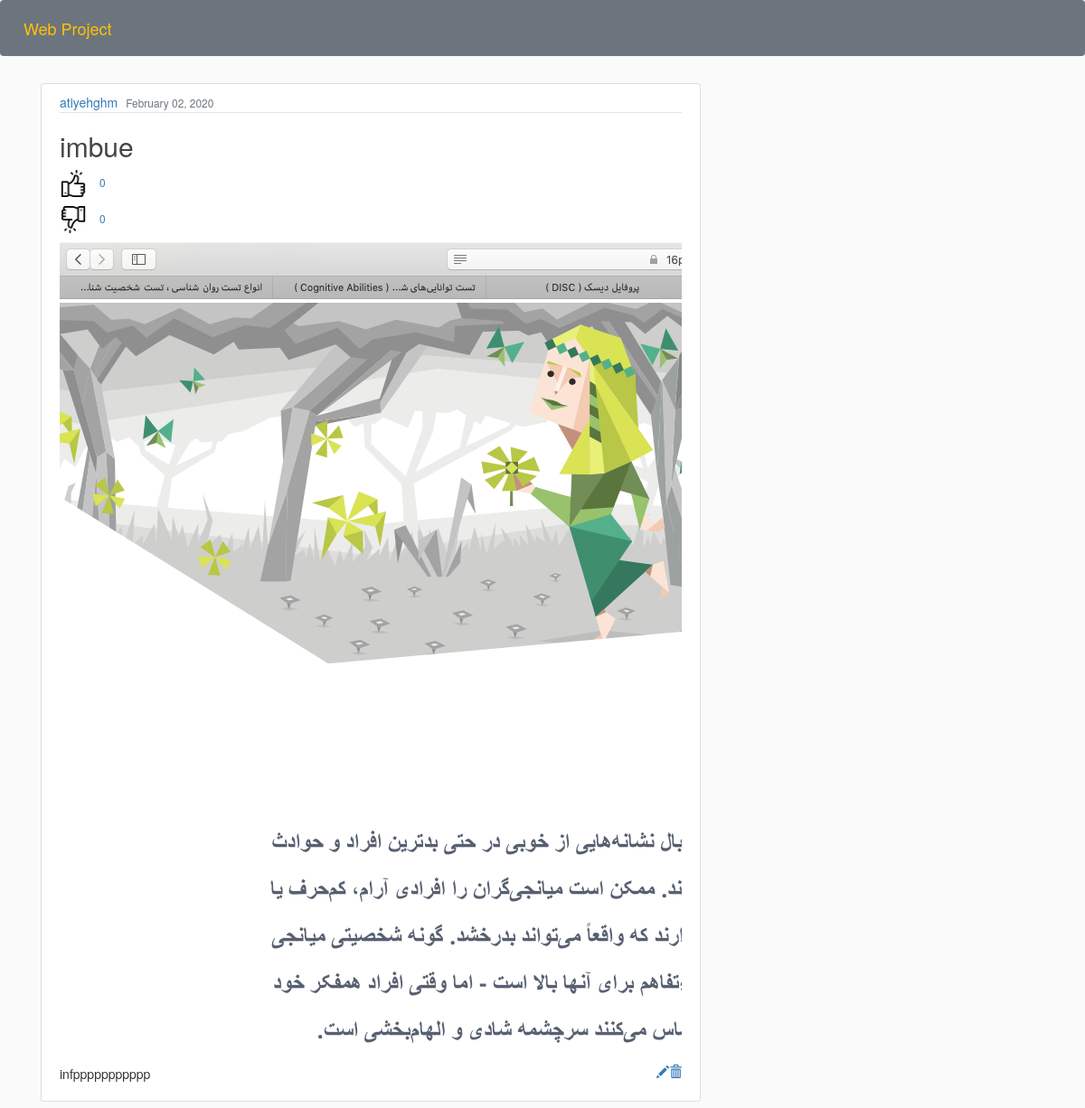
Before: /view_post/4 with the older database file.
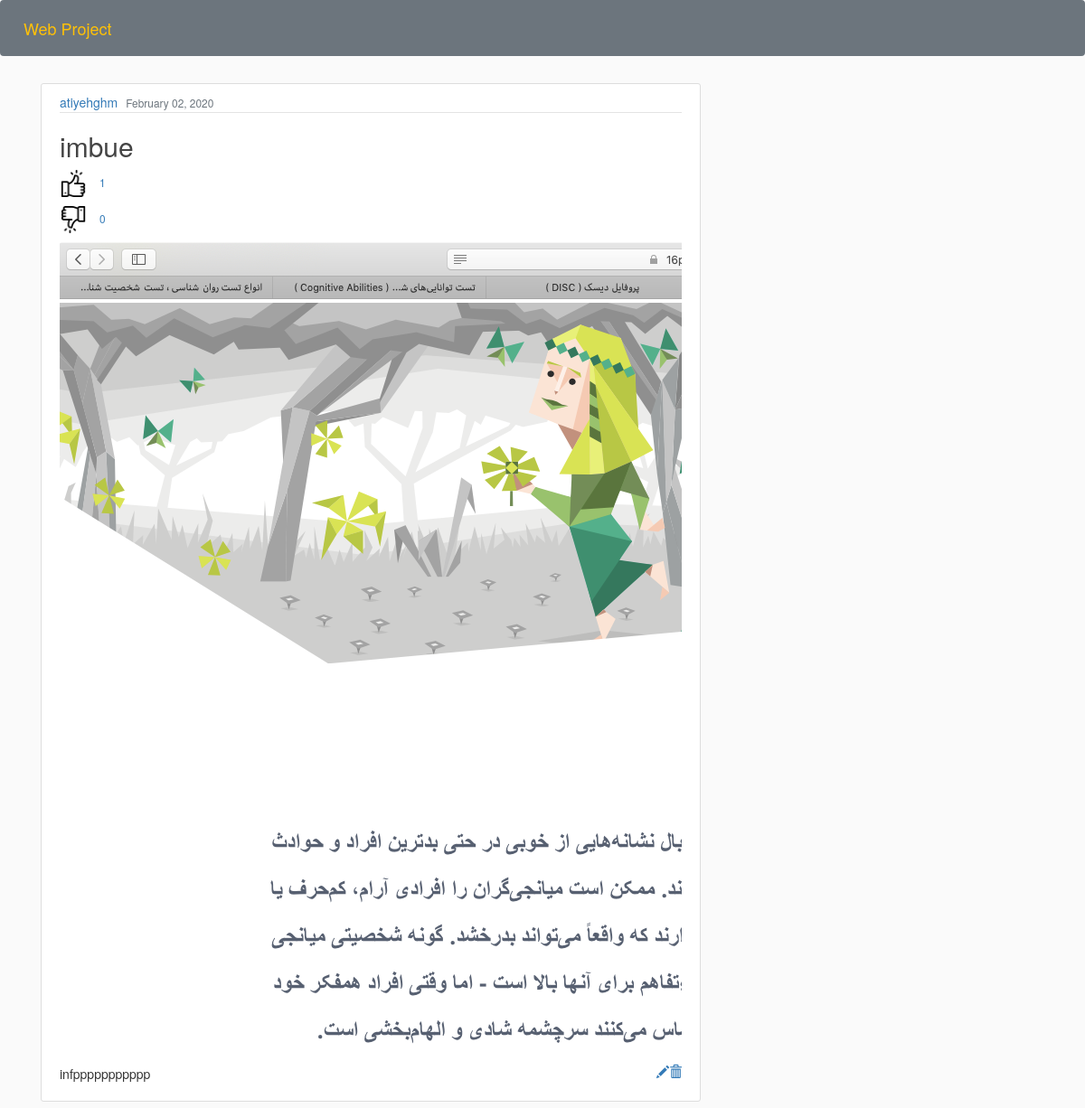
After: the same page with the newer database file.
### blog/models.py (models this page shows, shortened)
class post(models.Model):
    title = models.CharField(max_length=200)
    content = models.TextField()
    date_posted = models.DateTimeField(default=timezone.now)
    author = models.ForeignKey(User, on_delete=models.CASCADE)
    chanel = models.ForeignKey(Chanel, on_delete=models.CASCADE, null=True, blank= True)
    post_pic = models.ImageField(upload_to='post_picd', null=True, blank=True)
    likes = models.ManyToManyField(User, blank=True, related_name='post_likes')
    dislikes = models.ManyToManyField(User, blank=True, related_name='post_dislikes')
    def get_like_url(self):
        return reverse('like', kwargs={'p_pk': self.pk})
    def get_dislike_url(self):
        return reverse('dislike', kwargs={'p_pk': self.pk})
    def get_dislike_api_url(self):
        return reverse('dislike-api', kwargs={'p_pk': self.pk})
    def get_like_api_url(self):
        return reverse('like-api', kwargs={'p_pk': self.pk})

### blog/views.py (the view)
# urls.py: path('view_post/<int:p_pk>', views.view_post, name='view_post'),
def view_post(request, p_pk):
    mypost= post.objects.filter(id = p_pk)
    resp = {'shared_url' : f'127.0.0.1/view_post/{p_pk}',
            'post': mypost[0]
            }
    return render(request, 'blog/view_posts.html', resp)

### blog/templates/blog/view_posts.html
{% extends "blog/base.html" %}
{% load staticfiles %}
{% block content %}
        <article class="media content-section">
          <div class="media-body">
            <div class="article-metadata">
              <a class="mr-2" href="{% url 'profile' p_pk=post.author.pk %}">{{ post.author }}</a>
              <small class="text-muted">{{ post.date_posted|date:"F d, Y" }}</small>
            </div>
            <h2><a class="article-title">{{ post.title }}</a></h2>
            {% if request.user in post.likes.all %}
              <p>
                <a class="like-btn" data-href="{{ post.get_like_api_url }}" data-likes="{{ post.likes.count }}" href="{{ post.get_like_url }}">
                  <img src="{% static 'blog/thumbu.png' %}" width="30" height="30" class="d-inline-block align-top\" alt="">
                  <small class='ml-3'>{{ post.likes.count }}</small>
                </a>
              </p>
            {% else %}
                <p>
                <a class="like-btn" data-href="{{ post.get_like_api_url }}" data-likes="{{ post.likes.count }}" href="{{ post.get_like_url }}">
                  <img src="{% static 'blog/unthumbu.png' %}" width="30" height="30" class="d-inline-block align-top\" alt="">
                  <small class='ml-3'>{{ post.likes.count }}</small>
                </a>
              </p>
            {% endif %}
            {% if request.user in post.dislikes.all %}
              <p>
                <a class="dislike-btn" data-href="{{ post.get_dislike_api_url }}" data-likes="{{ post.dislikes.count }}" href="{{ post.get_dislike_url }}">
                  <img src="{% static 'blog/thumbd.png' %}" width="30" height="30" class="d-inline-block align-top\" alt="">
                  <small class='ml-3'>{{ post.dislikes.count }}</small>
                </a>
              </p>
            {% else %}
                <p>
                <a class="dislike-btn" data-href="{{ post.get_dislike_api_url }}" data-likes="{{ post.dislikes.count }}" href="{{ post.get_dislike_url }}">
                  <img src="{% static 'blog/unthumbd.png' %}" width="30" height="30" class="d-inline-block align-top\" alt="">
                  <small class='ml-3'>{{ post.dislikes.count }}</small>
                </a>
              </p>
            {% endif %}
              {% if post.post_pic %}
            <p class="article-content"><img class="rounded mx-auto d-block" src="{{ post.post_pic.url }}"></p>
              {% endif %}
              <a class="glyphicon glyphicon-trash" style="float:right" aria-hidden="true" href="{% url 'delete_post' id=post.pk %}"></a>
              <a class="glyphicon glyphicon-pencil" style="float:right" aria-hidden="true" href="{% url 'edit_post' post.pk %}?next={{ request.path }}"></a>
            <p class="article-content">{{ post.content }}</p>
          </div>
        </article>
{% endblock content %}

Changed rows visible on the page:
changed post "imbue": likes.count "0" → "1"
